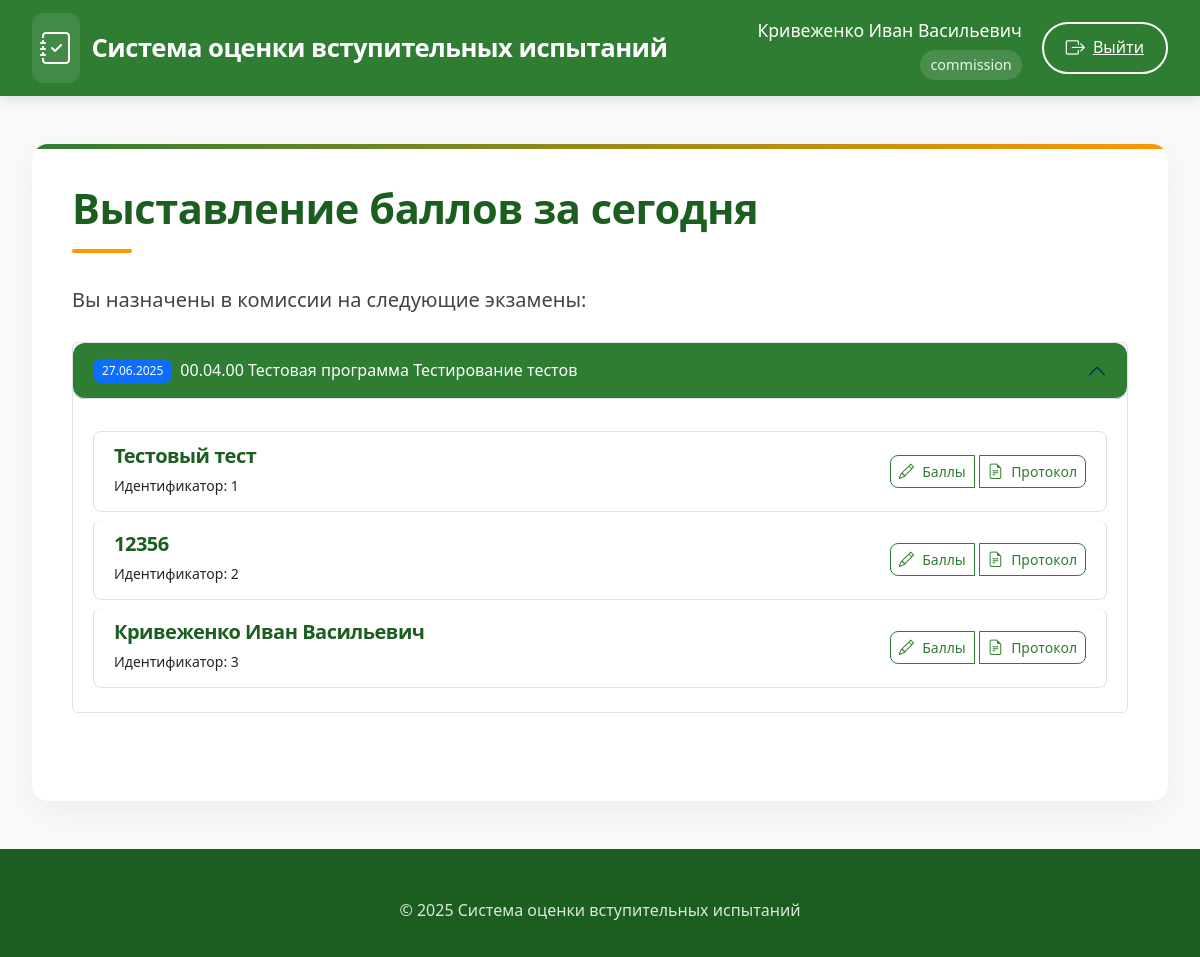
/enter_scores (signed in), run on the app's committed database.
### app/models.py (models this page shows)
class User(UserMixin, db.Model):
    id = db.Column(db.Integer, primary_key=True)
    username = db.Column(db.String(80), unique=True, nullable=False)
    password = db.Column(db.String(120), nullable=False)
    full_name = db.Column(db.String(100), nullable=False)
    position = db.Column(db.String(100), nullable=False)
    role = db.Column(db.String(20), nullable=False)  # 'admin' или 'commission'
    commission_members = db.relationship('CommissionMember', back_populates='user', cascade='all, delete-orphan')
    standard_commissions = db.relationship('StandardCommission', back_populates='user', cascade='all, delete-orphan')

class ExamDate(db.Model):
    id = db.Column(db.Integer, primary_key=True)
    date = db.Column(db.DateTime, nullable=False)
    program_id = db.Column(db.Integer, db.ForeignKey('program.id'), nullable=False)
    commission = db.relationship('CommissionMember', backref='exam_date', lazy=True, cascade='all, delete-orphan')
    applicants = db.relationship('Applicant', backref='exam_date', lazy=True)

class Program(db.Model):
    id = db.Column(db.Integer, primary_key=True)
    code = db.Column(db.String(50), nullable=False, unique=True)
    name = db.Column(db.String(200), nullable=False)
    questions = db.relationship('Question', backref='program', lazy=True, cascade='all, delete-orphan')
    standard_commission = db.relationship('StandardCommission', backref='program', lazy=True, cascade='all, delete-orphan')
    applicants = db.relationship('Applicant', backref='program', lazy=True)
    exam_dates = db.relationship('ExamDate', backref='program', lazy=True)

class Applicant(db.Model):
    id = db.Column(db.Integer, primary_key=True)
    full_name = db.Column(db.String(200), nullable=False)
    program_id = db.Column(db.Integer, db.ForeignKey('program.id'), nullable=False)
    exam_date_id = db.Column(db.Integer, db.ForeignKey('exam_date.id'))
    scores = db.relationship('Score', backref='applicant', lazy=True, cascade='all, delete-orphan')

### app/routes.py (the view)
@routes.route('/enter_scores')
@login_required
def enter_scores():
    if current_user.role != 'commission':
        abort(403)
    today = date.today()
    exam_dates = ExamDate.query.join(CommissionMember).filter(
        db.func.date(ExamDate.date) == today,
        CommissionMember.user_id == current_user.id
    ).all()
    return render_template('enter_scores.html', exam_dates=exam_dates)

### app/templates/enter_scores.html (shortened to what this page needs)
{% extends "base.html" %}
{% block content %}
<div class="spacer-lg">
    <h1>Выставление баллов за сегодня</h1>
    {% if exam_dates %}
    <p class="lead">Вы назначены в комиссии на следующие экзамены:</p>
    <div class="accordion elegant-accordion" id="examsAccordion">
        {% for exam_date in exam_dates %}
        <div class="accordion-item">
            <h2 class="accordion-header" id="heading{{ loop.index }}">
                <button class="accordion-button" type="button" data-bs-toggle="collapse"
                        data-bs-target="#collapse{{ loop.index }}" aria-expanded="true"
                        aria-controls="collapse{{ loop.index }}">
                    <span class="badge bg-primary me-2">{{ exam_date.date.strftime('%d.%m.%Y') }}</span>
                    {{ exam_date.program.code }} {{ exam_date.program.name }}
                </button>
            </h2>
            <div id="collapse{{ loop.index }}" class="accordion-collapse collapse show"
                 aria-labelledby="heading{{ loop.index }}" data-bs-parent="#examsAccordion">
                <div class="accordion-body">
                    <div class="list-group">
                        {% for applicant in exam_date.applicants %}
                        <div class="list-group-item list-group-item-action d-flex justify-content-between align-items-center">
                            <div>
                                <h5 class="mb-1">{{ applicant.full_name }}</h5>
                                <small>Идентификатор: {{ applicant.id }}</small>
                            </div>
                            {% if applicant.exam_date %}
                            <div class="btn-group">
                                <a href="{{ url_for('routes.applicant_scores', applicant_id=applicant.id) }}"
                                   class="btn btn-outline-elegant btn-sm">
                                    <i class="bi bi-pencil"></i> Баллы
                                </a>
                                <a href="{{ url_for('routes.view_protocol', applicant_id=applicant.id) }}"
                                   class="btn btn-outline-elegant btn-sm ms-1">
                                    <i class="bi bi-file-earmark-text"></i> Протокол
                                </a>
                            </div>
                            {% endif %}
                        </div>
                        {% endfor %}
                    </div>
                </div>
            </div>
        </div>
        {% endfor %}
    </div>
    {% endif %}
</div>
{% endblock %}

### app/templates/base.html (shortened to what this page needs)
<!DOCTYPE html>
<html lang="ru">
<head>
    <link href="https://cdn.jsdelivr.net/npm/bootstrap@5.3.0/dist/css/bootstrap.min.css" rel="stylesheet">
    <link rel="stylesheet" href="https://cdn.jsdelivr.net/npm/bootstrap-icons@1.10.0/font/bootstrap-icons.css">
    <link rel="stylesheet" href="{{ url_for('static', filename='style.css') }}">
</head>
<body>
    <header class="main-header">
        <div class="header-container">
            <a class="logo">
                <i class="bi bi-journal-check"></i>
                <span>Система оценки вступительных испытаний</span>
            </a>
            <nav class="user-nav">
                {% if current_user.is_authenticated %}
                <div class="user-info">
                    <div class="user-name">{{ current_user.full_name }}</div>
                    <div class="user-role">{{ current_user.role }}</div>
                </div>
                <a href="{{ url_for('routes.logout') }}" class="outline-btn">
                    <i class="bi bi-box-arrow-right"></i>
                    <span>Выйти</span>
                </a>
                {% else %}
                <a href="{{ url_for('routes.login') }}" class="outline-btn">
                    <i class="bi bi-box-arrow-in-right"></i>
                    <span>Войти</span>
                </a>
                {% endif %}
            </nav>
        </div>
    </header>
    <main class="main-content">
        <div class="content-card">
            {% block content %}{% endblock %}
        </div>
    </main>
    <footer class="main-footer">
        <div class="footer-content">
            &copy; 2025 Система оценки вступительных испытаний
        </div>
    </footer>
</body>
</html>

### static/style.css (style rules this page uses)
:root { --primary: #0d6efd; --secondary: #6c757d; --success: #198754; --info: #0dcaf0; --warning: #ffc107; --danger: #dc3545; --light: #f8f9fa; --dark: #212529; }
body { font-family: 'Segoe UI', Tahoma, Geneva, Verdana, sans-serif; background-color: #f8fafc; color: #333; }
header { box-shadow: 0 2px 10px rgba(0, 0, 0, 0.1); z-index: 1030; }
.btn { border-radius: 0.5rem; font-weight: 500; padding: 0.5rem 1rem; transition: all 0.2s; display: inline-flex; align-items: center; gap: 0.5rem; }
.btn i { font-size: 1.1em; }
.btn-sm { padding: 0.25rem 0.5rem; }
.badge { font-weight: 500; padding: 0.5em 0.75em; border-radius: 0.5rem; }
.accordion-button { font-weight: 500; padding: 1rem 1.25rem; border-radius: 0.75rem !important; }
.accordion-button:not(.collapsed) { background-color: var(--primary); color: white; }
.list-group-item { padding: 0.75rem 1.25rem; border-radius: 0.5rem !important; margin-bottom: 0.5rem; }

### app/templates/base.html (style rules this page uses)
:root { --primary: #2e7d32; --primary-dark: #1b5e20; --primary-light: #4caf50; --accent: #ff9800; --light-bg: #f8f9fa; --card-bg: #ffffff; --dark-text: #212529; --light-text: #f8f9fa; --border: #e0e0e0; --success: #4caf50; --info: #2196f3; --warning: #ff9800; --danger: #f44336; }
body { font-family: 'Segoe UI', 'Roboto', sans-serif; background-color: var(--light-bg); color: var(--dark-text); line-height: 1.7; padding-top: 0; }
.main-header { background-color: var(--primary); color: white; padding: 0.8rem 0; box-shadow: 0 4px 12px rgba(0,0,0,0.1); position: sticky; top: 0; z-index: 1000; }
.header-container { display: flex; justify-content: space-between; align-items: center; max-width: 1400px; margin: 0 auto; padding: 0 2rem; }
.logo { display: flex; align-items: center; font-size: 1.6rem; font-weight: 600; color: white; text-decoration: none; letter-spacing: -0.5px; }
.logo i { margin-right: 12px; font-size: 2rem; background: rgba(255, 255, 255, 0.1); padding: 8px; border-radius: 12px; }
.user-nav { display: flex; align-items: center; gap: 20px; }
.user-info { text-align: right; }
.user-name { font-weight: 500; font-size: 1.1rem; }
.user-role { font-size: 0.9rem; opacity: 0.9; background: rgba(255, 255, 255, 0.15); padding: 3px 10px; border-radius: 20px; display: inline-block; margin-top: 4px; }
.outline-btn { background: transparent; border: 2px solid white; color: white; padding: 8px 22px; border-radius: 30px; font-weight: 500; transition: all 0.3s ease; display: inline-flex; align-items: center; gap: 8px; }
.outline-btn i { font-size: 1.2rem; }
.main-content { max-width: 1400px; margin: 3rem auto; padding: 0 2rem; }
.content-card { background: var(--card-bg); border-radius: 16px; box-shadow: 0 10px 30px rgba(0,0,0,0.05); padding: 2.5rem; margin-bottom: 3rem; border: none; overflow: hidden; position: relative; }
.content-card::before { content: ''; position: absolute; top: 0; left: 0; width: 100%; height: 5px; background: linear-gradient(90deg, var(--primary), var(--accent)); }
.main-footer { background-color: var(--primary-dark); color: rgba(255, 255, 255, 0.85); padding: 3rem 0 2rem; text-align: center; }
.footer-content { max-width: 1400px; margin: 0 auto; padding: 0 2rem; }
h1, h2, h3, h4, h5 { color: var(--primary-dark); font-weight: 700; margin-bottom: 1.8rem; letter-spacing: -0.5px; }
h1 { font-size: 2.6rem; position: relative; padding-bottom: 1.2rem; }
h1::after { content: ''; position: absolute; bottom: 0; left: 0; width: 60px; height: 4px; background: var(--accent); border-radius: 2px; }
h2 { font-size: 2rem; padding-bottom: 1rem; }
p { margin-bottom: 1.5rem; color: #444; line-height: 1.8; }
.btn-outline-elegant { background: transparent; border-color: var(--primary); color: var(--primary); }
.spacer-lg { margin-bottom: 3rem; }

### data on the page
User: full_name "Кривеженко Иван Васильевич", role "commission"
ExamDate: date "27.06.2025", program.code "00.04.00 Тестовая программа", program.name "Тестирование тестов"
Applicant: full_name "Тестовый тест", id "1"
Applicant: full_name "12356", id "2"
Applicant: full_name "Кривеженко Иван Васильевич", id "3"
